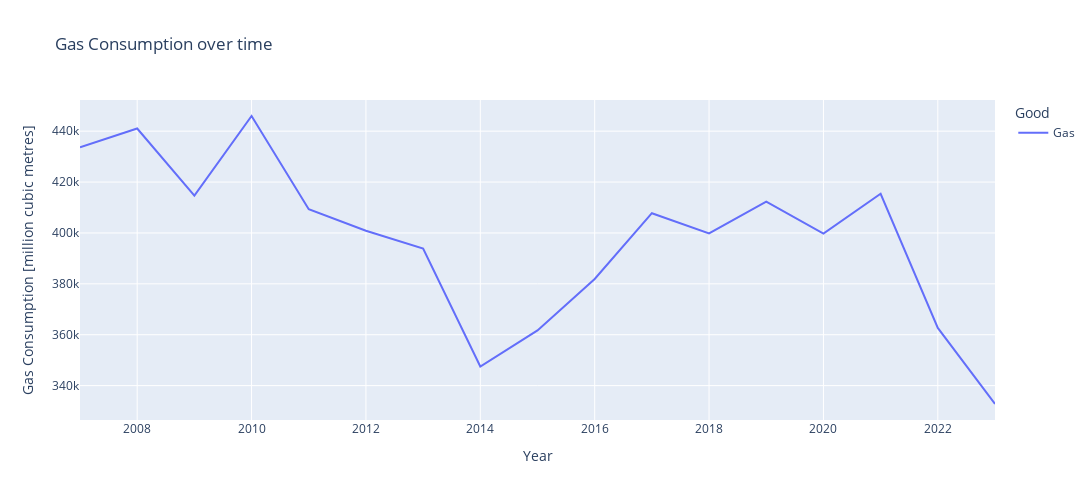

This figure's notebook cell:
### Markdown cell above
## Consumption

Now we want to look at the energy Consumption, again devided into the electricity and gas consumption. We will be looking at the Inland consumption, not on the total consumption of all EU mmber staes because of the fact that earlier we also looked into data averaged across all countries, not all o them summed up.

### Code cell
Raw_Inland_Gas_Consumption = pd.read_excel('Data/Consumption/Inland_Consumption_Gas.xlsx', header=9)
Raw_Inland_Gas_Consumption.drop([0,2,3,4], inplace=True)
Raw_Inland_Gas_Consumption.set_index('TIME', inplace=True)
Raw_Inland_Gas_Consumption.index.name = 'Country'
Raw_Inland_Gas_Consumption = Raw_Inland_Gas_Consumption.loc[:, ~Raw_Inland_Gas_Consumption.columns.str.contains('^Unnamed:')]
Raw_Inland_Gas_Consumption.columns = range(1990,2024)
Raw_Inland_Gas_Consumption.drop(range(1990,2007),axis=1, inplace=True)

Gas_Consumption = pd.DataFrame(columns=Raw_Inland_Gas_Consumption.columns.values)
Gas_Consumption.loc[0] = Raw_Inland_Gas_Consumption.iloc[0]
Gas_Consumption.index = ['Gas']

# plotting
Gas_Consumption = Gas_Consumption.T.reset_index()
Gas_Consumption = Gas_Consumption.rename(columns={'index':'Year'})
Gas_Consumption = Gas_Consumption.melt(id_vars=['Year'], var_name='Good', value_name='Gas Consumption')
Gas_Consumption
fig=px.line(
    Gas_Consumption,
    x='Year',
    y='Gas Consumption',
    color='Good',
    title='Gas Consumption over time',
    labels={'Gas Consumption': 'Gas Consumption [million cubic metres]', 'Year':'Year'}
)
fig.update_layout(width=1300, height=500)
fig.show()

### Figure 1 — Plotly figure (JSON) as saved in the notebook; plotly's stock layout.template omitted (floating-point values rounded to 4 significant figures)
{"data": [{"hovertemplate": "Good=Gas<br>Year=%{x}<br>Gas Consumption [million cubic metres]=%{y}<extra></extra>", "legendgroup": "Gas", "line": {"color": "#636efa", "dash": "solid"}, "marker": {"symbol": "circle"}, "mode": "lines", "name": "Gas", "orientation": "v", "showlegend": true, "type": "scatter", "x": [2007, 2008, 2009, 2010, 2011, 2012, 2013, 2014, 2015, 2016, 2017, 2018, 2019, 2020, 2021, 2022, 2023], "xaxis": "x", "y": [433600.0, 441100.0, 414700.0, 446000.0, 409300.0, 400800.0, 393900.0, 347500.0, 361700.0, 381900.0, 407800.0, 399800.0, 412300.0, 399700.0, 415400.0, 362700.0, 332800.0], "yaxis": "y"}], "layout": {"height": 500, "legend": {"title": {"text": "Good"}, "tracegroupgap": 0}, "title": {"text": "Gas Consumption over time"}, "width": 1300, "xaxis": {"anchor": "y", "autorange": true, "domain": [0, 1], "range": [2007, 2023], "title": {"text": "Year"}, "type": "linear"}, "yaxis": {"anchor": "x", "autorange": true, "domain": [0, 1], "range": [326500.0, 452200.0], "title": {"text": "Gas Consumption [million cubic metres]"}, "type": "linear"}}}
